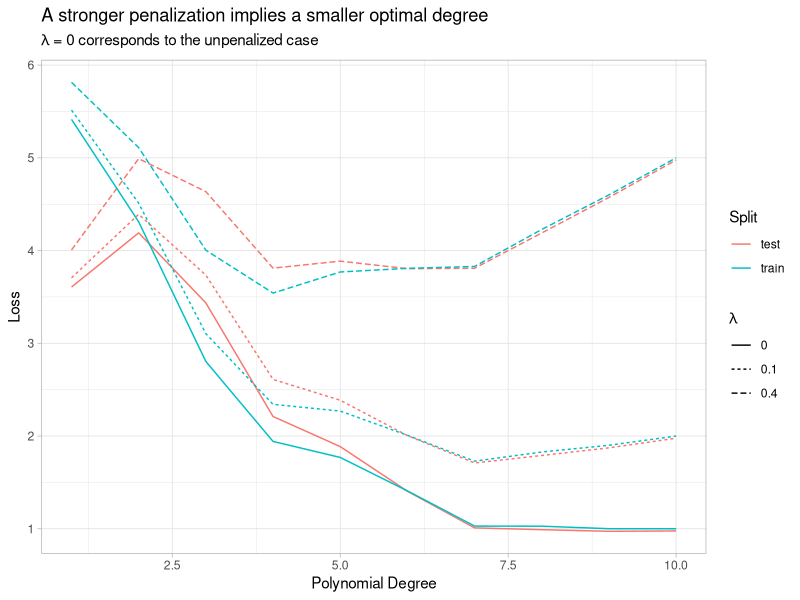
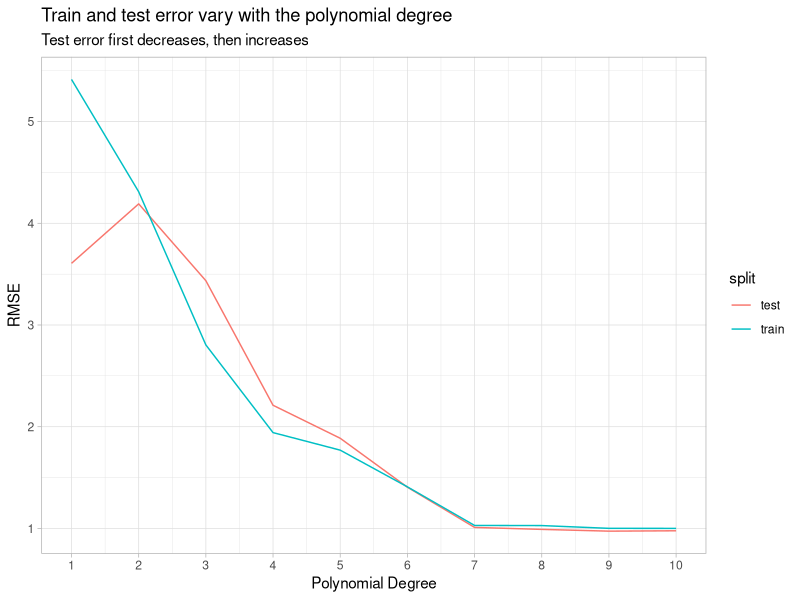
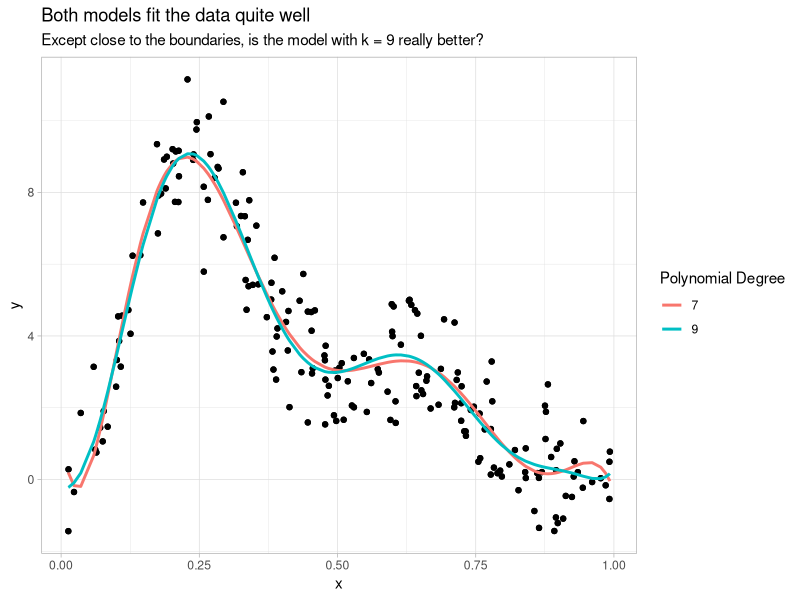
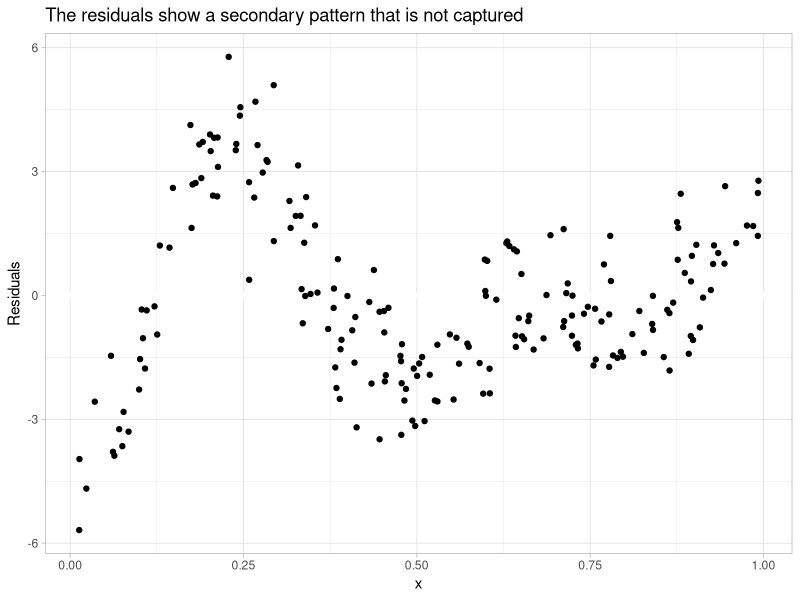
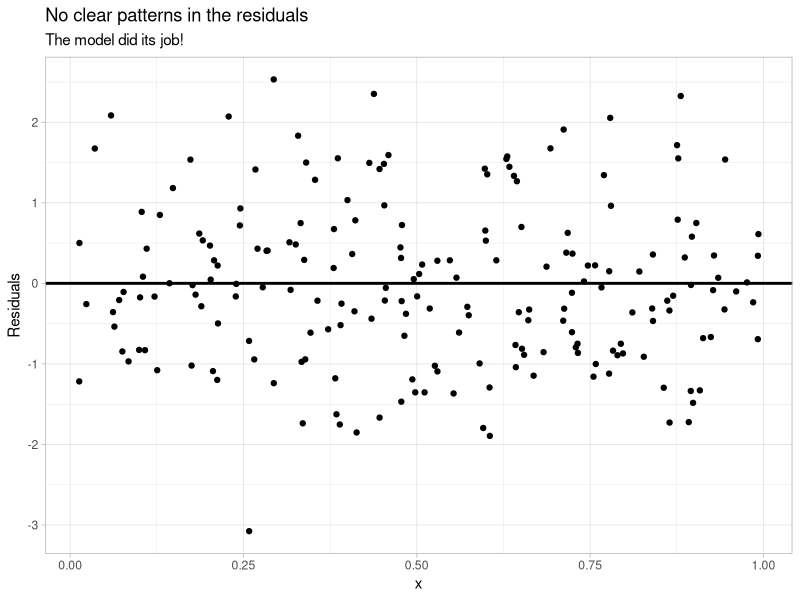
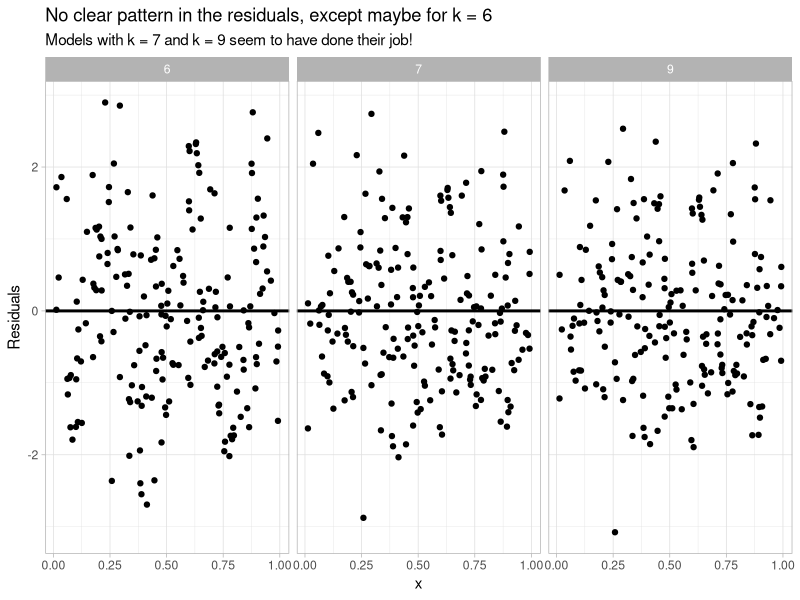

These figures' R source, in order:
# HW8: Fit different polynomial models
#
# 1. Load the `readr` and `dplyr` package.
#    Read in the file at `"data/polyfit.tsv"` and add an `id` column that
#    contains each row's number and assign the resulting tibble to variable
#    `data_with_id`.
#    To do so, you can do the following:
#    - read in the file at `"data/polyfit.tsv"` using `read_tsv`,
#    - call `mutate()` to create the `id` column using the `row_numbers()`
#      function.
#    `data_with_id` should print to:
#    # A tibble: 200 x 3
#    x      y    id
#    <dbl>  <dbl> <int>
#    1 0.897  0.855     1
#    2 0.266  7.79      2
#    3 0.372  4.52      3
#    4 0.573  3.08      4
#    5 0.908 -1.09      5
#    6 0.202  9.20      6
#    7 0.898 -1.21      7
#    8 0.945  1.63      8
#    9 0.661  2.75      9
#    10 0.629  4.98     10
#    # … with 190 more rows
## Do not modify this line!
library(tidyverse)
library(readr)
library(dplyr)
data_with_id = read_tsv('data/polyfit.tsv')
data_with_id = data_with_id %>% mutate(id = row_number())
# 2. We will now separate the data into two datasets: the train dataset and the
#    validation dataset. The train dataset will be used to fit linear models
#    to our data and the validation dataset will be used to compute the root
#    mean square error (RMSE) and assess the model's ability to generalize to
#    unseen data (unseen in the sense that the data points in the validation
#    dataset were not used to compute the optimal coefficients of the fitted
#    model).
#    To create these datasets, do the following:
#    - first, set the random seed to `0` using `set.seed()` to reproduce
#      identical deterministic results in the following, and save the seed to
#      a vector `seed` using `seed <- .Random.seed`,
#    - then, compute the `train_data` tibble by (randomly!) sampling 80 % of
#      the data in `data_with_id` and add a `split` column containing the
#      string value `"train"` for all rows. To do so, you can:
#          - use `sample_frac()` to shuffle the data and keep only 80 % of the
#          rows,
#          - then use `mutate()` to create the constant `split` column with
#          value `"train"` for all rows
#    - then, compute the `test_data` tibble, containing all the remaining data
#      (20 % of the original rows) and a `split` column with constant value
#      `"test"`. The `id` column computed in question 3. now comes in handy.
#      You can do the following:
#          - start with `data_with_id`,
#          - use `anti_join` on the `train_data` tibble by the `id` key to keep
#            only rows that have `id`s not in `train_data`'s `id`s,
#          - then use `mutate()` to create the constant `split` column with
#            value `"test"` for all rows
#    - finally, concatenate `train_data` and `test_data` row-wise, in this
#      order, and assign the resulting tibble to `all_data`. (you can use
#      `bind_rows()` to do so.)
#    `train_data` should print to:
#    # A tibble: 160 x 4
#    x     y    id split
#    <dbl> <dbl> <int> <chr>
#    1 0.605 1.58    180 train
#    2 0.861 0.180    53 train
#    3 0.347 5.42     74 train
#    4 0.732 1.34    113 train
#    5 0.741 1.94    179 train
#    6 0.724 1.64     40 train
#    7 0.391 4.21    175 train
#    8 0.191 8.99    183 train
#    9 0.454 2.96    127 train
#    10 0.640 4.72    121 train
#    # … with 150 more rows
#    `test_data` should print to:
#    # A tibble: 40 x 4
#    x      y    id split
#    <dbl>  <dbl> <int> <chr>
#    1 0.897  0.855     1 test
#    2 0.908 -1.09      5 test
#    3 0.992  0.495    19 test
#    4 0.380  5.01     20 test
#    5 0.935  0.205    22 test
#    6 0.267 10.1      26 test
#    7 0.382  3.57     29 test
#    8 0.870  0.207    30 test
#    9 0.477  3.32     49 test
#    10 0.732  1.22     50 test
#    # … with 30 more rows
#    `all_data` should print to:
#    # A tibble: 200 x 4
#    x     y    id split
#    <dbl> <dbl> <int> <chr>
#    1 0.605 1.58    180 train
#    2 0.861 0.180    53 train
#    3 0.347 5.42     74 train
#    4 0.732 1.34    113 train
#    5 0.741 1.94    179 train
#    6 0.724 1.64     40 train
#    7 0.391 4.21    175 train
#    8 0.191 8.99    183 train
#    9 0.454 2.96    127 train
#    10 0.640 4.72    121 train
#    # … with 190 more rows
## Do not modify this line!
set.seed(0)
seed <- .Random.seed

train_data = data_with_id %>% sample_frac(0.8) %>%
  mutate(split = 'train')

test_data = data_with_id %>% anti_join(train_data, by = 'id') %>%
  mutate(split = 'test')
all_data = bind_rows(train_data,test_data)


# 3. Load the `modelr` package.
#    Fit a quadratic model to the `train_data` and assign the result to
#    `model_quad`.
#    You should use `lm()` and the `poly()` function, setting its `degree` to
#    `2`.
#    Add the residuals of `model_quad` to `all_data` using `add_residuals()`
#    and assign the resulting tibble to `data_with_quad_resid`.
#    `data_with_quad_resid` should print to:
#     # A tibble: 200 x 5
#     x     y    id split  resid
#     <dbl> <dbl> <int> <chr>  <dbl>
#     1 0.605 1.58    180 train -2.03
#     2 0.861 0.180    53 train -0.255
#     3 0.347 5.42     74 train  0.338
#     4 0.732 1.34    113 train -0.910
#     5 0.741 1.94    179 train -0.197
#     6 0.724 1.64     40 train -0.713
#     7 0.391 4.21    175 train -0.743
#     8 0.191 8.99    183 train  3.85
#     9 0.454 2.96    127 train -1.73
#     10 0.640 4.72    121 train  1.44
#     # … with 190 more rows
## Do not modify this line!
library(modelr)
model_quad = lm(y~poly(x,2,raw = TRUE),data = train_data)
data_with_quad_resid = all_data %>% add_residuals(model_quad)

# 4. Load the `ggplot2` package.
#    Use `theme_set()` to set the theme to `theme_light()`.
#     It will automatically apply `theme_light()` to every plot you draw.
#    Generate a residual scatter plot (the x-axis should be `x` and the y-axis
#    should be `resid`) with a horizontal line of equation `resid = 0` and
#    assign it to `quad_resid_plot`.
#    To do so, you should do the following:
#    - call `ggplot()` on `data_with_quad_resid` using the `x` and `resid`
#      columns
#    - add a horizontal line at 0 (using `geom_ref_line()` for example),
#    - add a call to `geom_point()` to add the residuals
#    - use `labs()` to set the following labels:
#      - `y = "Residuals"`,
#      - `title = "The residuals show a secondary pattern that is not captured"`
#    - assign the result to `quad_resid_plot`
#    You should notice that the residuals are visibly not independent of
#    another, and that there is a clear pattern in their distribution according
#    to `x` that is far from uniform noise around 0.
#    We will find a better model to fit the data to capture this pattern in the
#    following.
## Do not modify this line!
library(ggplot2)
theme_set(theme_light())

quad_resid_plot = ggplot(data_with_quad_resid, aes(x,resid)) +
  geom_ref_line(h = 0) +geom_point() +
  labs(y = "Residuals",
       title = "The residuals show a secondary pattern that is not captured")


# 5. Load the `purrr` and `tidyr` package.
#    Create a `my_model()` function that takes in an argument `k` and returns a
#    fitted linear model on top of polynomials of `x` up to degree `k` with
#    respect to `y`, on the `train_data`.
#    You can use `lm()` and `poly(x, k, raw = TRUE)`
#    Then generate a tibble containing the entire original data, as well as
#    predictions and residuals for `k`-degree polynomial models for `k`
#    between 1 and 10 (both included).
#    To do so, you can:
#    - create a tibble with a column `k = 1:10`,
#    - add a `model` column containing the `k` order model (computed using
#      `map()` and `my_model()`) using `mutate()`,
#    - add a `data` column that contains the data, predictions and residuals
#      for the model of the same row, computed using `map()`,
#      `add_predictions()` and `add_residuals()` - using `mutate()` again,
#    - unnest the `data` column using `unnest()`
#    - keep all columns except for `model` using `select()`
#    `model_pred_resid` should print to:
#     # A tibble: 2,000 x 7
#            k     x     y    id split  pred    resid
#        <int> <dbl> <dbl> <int> <chr> <dbl>    <dbl>
#      1     1 0.605 1.58    180 train  2.84 -1.26
#      2     1 0.861 0.180    53 train  1.19 -1.01
#      3     1 0.347 5.42     74 train  4.50  0.920
#      4     1 0.732 1.34    113 train  2.02 -0.680
#      5     1 0.741 1.94    179 train  1.96 -0.0235
#      6     1 0.724 1.64     40 train  2.07 -0.436
#      7     1 0.391 4.21    175 train  4.22 -0.00553
#      8     1 0.191 8.99    183 train  5.50  3.49
#      9     1 0.454 2.96    127 train  3.81 -0.857
#     10     1 0.640 4.72    121 train  2.61  2.10
#     # … with 1,990 more rows
## Do not modify this line!
library(purrr)
library(tidyr)
my_model = function(k){
  lm(y~poly(x, k, raw = TRUE),data=train_data)
}

model_pred_resid = tibble(k = 1:10) %>%
  mutate(model = map(k,my_model)) %>% 
  mutate(data = map(model,~all_data%>%
                      add_predictions(.x)%>%
                      add_residuals(.x)))%>%
  unnest(data)%>%
  select(-model)
           
        

# 6. Create a function `mse` that computes the Mean Squared Error between two
#    vectors `y` and `pred`.
#    Create a tibble `model_mse` that contains the MSE for each of the
#    polynomial models, on each split (`train` and `test`).
#    To do so, you can:
#    - group `model_pred_resid` by `split` and `k` using `group_by()`,
#    - compute the MSE on each group using `mse()` and `summarize()`
#    `model_mse` should print to:
#     # A tibble: 20 x 3
#     # Groups:   split [2]
#        split     k   mse
#        <chr> <int> <dbl>
#      1 test      1 5.42
#      2 test      2 4.73
#      3 test      3 2.81
#      4 test      4 1.90
#      5 test      5 1.82
#      6 test      6 1.36
#      7 test      7 1.02
#      8 test      8 1.04
#      9 test      9 0.992
#     10 test     10 0.994
#     11 train     1 4.97
#     12 train     2 4.17
#     13 train     3 2.95
#     14 train     4 2.01
#     15 train     5 1.78
#     16 train     6 1.42
#     17 train     7 1.02
#     18 train     8 1.01
#     19 train     9 0.987
#     20 train    10 0.987
## Do not modify this line!

mse<-function(y,pred){
  mean((y-pred) ^ 2)
}

model_mse<-
  model_pred_resid%>%
  group_by(split,k)%>%
  summarise(mse=mse(y,pred))

# 7. Create a plot showing how the train and test error vary with the
#    polynomial degree of the fitted model and assign it to variable
#    `plot_mse`.
#    To do so, you can do the following - in the same order:
#    - call `ggplot()` on `model_mse` with aesthetic containing `k` for
#      x-values, `mse` for y-values and color by `split`
#    - add a line plot  using `geom_line()`,
#    - enforce the x-axis to show ticks at integer values from 1 to 10
#      using `scale_x_continuous()` and setting its `breaks` argument to
#     `1:10`,
#    - use `labs()` to add the following labels:
#      - `x = "Polynomial Degree"`,
#      - `y = "RMSE"`,
#      - `title = "Train and test error vary with the polynomial degree"`,
#      - `subtitle = "Test error first decreases, then increases"`
## Do not modify this line!

plot_mse<-
  ggplot(model_mse,aes(k,mse,color=split))+
  geom_line()+
  scale_x_continuous(breaks=1:10)+
  labs(x = "Polynomial Degree",
       y = "RMSE",
       title = "Train and test error vary with the polynomial degree",
       subtitle = "Test error first decreases, then increases")+
  theme_light()

# 8. Find the degree with the smallest validation error and assign it to
#    variable `best_deg`.
#    To do so you can modify `model_mse` and do the following:
#    - filter only the rows containing validation errors and in which the
#      error is equal to the minimum error using `filter()` on the `split`
#      column to keep the errors on the validation set,
#    - filter on `mse` column, with `min()` used in the filtering condition
#      on `mse`,
#    - then, keep only the value of `k` using `pull()`
## Do not modify this line!

best_deg = model_mse %>% filter(split == 'test') %>%
  filter(mse == min(mse)) %>% pull(k)

# 9. Generate a `residual_plot` figure by plotting the residuals of the best
#    polynomial model in terms of lowest test error with a horizontal reference
#    line at 0.
#    To do so you can:
#    - filter on `k` to keep only residuals for `k == best_deg` using
#      `filter()` on `model_pred_resid`,
#    - call `ggplot()` with `x` on the x-axis and `resid` on the y-axis,
#    - add points using `geom_point()`,
#    - add a horizontal line at 0 using `geom_hline()` (make its size be 1),
#    - use `labs()` to add the following labels:
#      - `y = "Residuals"`,
#      - `title = "No clear pattern in the residuals"`,
#      - `subtitle = "The model did its job!"`
## Do not modify this line!
residual_plot<-
  model_pred_resid%>%
  filter(k==best_deg)%>%
  ggplot(aes(x,resid))+
  geom_point()+
  geom_hline(yintercept=0,size=1)+
  labs(y = "Residuals",
       title = "No clear patterns in the residuals",
       subtitle = "The model did its job!")




# 10. Generate a scatter plot of all the data with two models - the best degree
#     and `k=7` - overlayed as lines and assign it to variable
#     `prediction_plot`.
#     To do so, you can:
#     - filter on `k` to keep only residuals for the two models using
#       `filter()` on `model_pred_resid`,
#     - transform `k` to a factor column using `mutate()` and `factor()`,
#     - call `ggplot()` with the aesthetic `x = x` and `y = y`,
#     - add the scatter plot with `geom_point()`,
#     - add the prediction line with a new aesthetic with `y = pred` and
#       `color = k`, with lines of `size = 1` using `geom_line()`
#     - use `labs()` to add the following labels:
#      - `color = "Polynomial Degree"`,
#      - `title = "Both models fit the data quite well"`,
#      - `subtitle = "Except close to the boundaries, is the model with k = 9 really better?"`
## Do not modify this line!


prediction_plot<-
  model_pred_resid%>%
  filter(k==7|k==9)%>%
  mutate(k=factor(k))%>%
  ggplot(aes(x,y))+
  geom_point()+
  geom_line(aes(y=pred,color=k),size=1)+
  labs(color = "Polynomial Degree",
       title = "Both models fit the data quite well",
       subtitle = "Except close to the boundaries, is the model with k = 9 really better?")

# 11. We want to force the model to choose the smallest degree possible
#     among the models that have similar performances.
#     Create a function `mse_penalized()` with arguments `y`, `pred`, `k` and
#     `lambda` (`lambda` should have a default value of `0`) to compute a
#     penalized MSE that adds returns the `MSE(y,pred) + lambda * k`.
#     You can assume that `k` is an integer, and that `y` and `pred`
#     are numeric vectors of same length.
#     To calculate the MSE, you can calculate the mean of the squared difference.
#     Then, create a function `my_mse_penalized()` with arguments `df`, `k` and
#     `lambda` that returns a tibble with two columns:
#     - `loss` should contain the output of `mse_penalized()` computed
#       on the `y` and `pred` columns of `df`, and `k` and `lambda`,
#     - `lambda` should contain the value of `lambda`
#     You can assume that `df` is a dataframe containing two columns `y` and
#     `pred` of same length.
#     Use `my_mse_penalized()` to create a tibble `model_mse_penalized` from
#     `model_pred_resid` with values of the penalized penalized for each value
#     of `k`, as well as for each value of `lambda` in `(0, 0.1, 0.4)`.
#     To do so, you can:
#     - group `model_pred_resid` by `k` and `split`,
#     - nest the groups using `nest()`,
#     - add an `errors` column using `map()` on `data` to apply
#       `my_mse_penalized()` with the values of `lambda` given above and the
#       value of `k` of each group, using `mutate()`,
#     - unnest `errors` using `unnest()`,
#     - keep all columns except `data` using `select()`
#     `model_mse_penalized` should print to:
#     # A tibble: 60 x 4
#     # Groups:   k, split [20]
#            k split  loss lambda
#        <int> <chr> <dbl>  <dbl>
#      1     1 train  4.97    0
#      2     1 train  5.07    0.1
#      3     1 train  5.37    0.4
#      4     1 test   5.42    0
#      5     1 test   5.52    0.1
#      6     1 test   5.82    0.4
#      7     2 train  4.17    0
#      8     2 train  4.37    0.1
#      9     2 train  4.97    0.4
#     10     2 test   4.73    0
#     # … with 50 more rows
## Do not modify this line!

mse_penalized = function(y,pred,k,lambda = 0){
  mse(y,pred) + lambda*k
}

my_mse_penalized = function(df,k,lambda){
  tibble(loss = mse_penalized(df$y,df$pred,k,lambda),lambda = lambda)
}



model_mse_penalized = model_pred_resid %>% group_by(k,split) %>%
  nest() %>% 
  mutate(error = map(data,my_mse_penalized,k,lambda = c(0, 0.1, 0.4))) %>%
  unnest(error) %>%
  select(-data)

# 12. Create a `mse_penalized_plot` from `model_mse_penalized` that shows the
#     variation of the `loss` with `k` for each value of `lambda` on each
#     `split`.
#     To do so, you can:
#     - transform the `lambda` column of `model_mse_penalized` to a factor
#       column,
#     - call `ggplot()` with an aesthetic that maps `k` to the x-axis, `loss`
#       to the y-axis, `split` to the color and `lambda` to `linetype`,
#     - add lines using `geom_line()`,
#     - use `labs()` to add the following labels:
#      - `color = "Split"``,
#      - `x = "Polynomial Degree"``,
#      - `y = "Loss"`,
#      - `linetype = expression(lambda)`,
#      - `title = "A stronger penalization implies a smaller optimal degree"`,
#      - `subtitle = "expression(paste(lambda, " = 0 corresponds to the unpenalized case"))"`.
## Do not modify this line!

mse_penalized_plot<-
  model_mse_penalized%>%
  mutate(lambda=factor(lambda))%>%
  ggplot(aes(x=k,y=loss,color=split,linetype=lambda))+
  geom_line()+
  labs(color = "Split",
       x = "Polynomial Degree",
       y = "Loss",
       linetype = expression(lambda),
       title = "A stronger penalization implies a smaller optimal degree",
       subtitle = expression(paste(lambda, " = 0 corresponds to the unpenalized case")))+
  theme_light()

# 13. Find the best degree according to penalized loss on the `test` split for
#     each value of the penalization parameter (`lambda`, which is in
#     `(0, 0.1, 0.4)`) and assign the tibble containing rows from
#     `model_mse_penalized` with the best degree to `best_deg_penalized`.
#     To do so, you can:
#     - keep only the `test` rows of `model_mse_penalized` using `filter()`,
#     - group the result by `lambda` using `group_by()`,
#     - keep only the rows with minimal loss using `filter()` and `min()`
#     Join `best_deg_penalized` to `model_pred_resid` to keep the data,
#     predictions and residuals for the polynomial models of degrees selected
#     by the penalized models and assign the resulting tibble to
#     `model_pred_resid_best`.
#     To do so, you can:
#     - left join `best_deg_penalized` to `model_pred_resid_best` on `k`,
#     - remove NA values using `drop_na()`
#     `best_deg_penalized` should print to:
#     # A tibble: 3 x 4
#     # Groups:   lambda [3]
#           k split  loss lambda
#       <int> <chr> <dbl>  <dbl>
#     1     4 test  3.50     0.4
#     2     7 test  1.72     0.1
#     3     9 test  0.992    0
#     `model_pred_resid_best` should print to:
#     # A tibble: 600 x 10
#            k     x     y    id split.x  pred   resid split.y  loss lambda
#        <int> <dbl> <dbl> <int> <chr>   <dbl>   <dbl> <chr>   <dbl>  <dbl>
#      1     4 0.605 1.58    180 train    2.25 -0.675  test     3.50    0.4
#      2     4 0.861 0.180    53 train    1.26 -1.08   test     3.50    0.4
#      3     4 0.347 5.42     74 train    6.37 -0.944  test     3.50    0.4
#      4     4 0.732 1.34    113 train    1.69 -0.347  test     3.50    0.4
#      5     4 0.741 1.94    179 train    1.67  0.265  test     3.50    0.4
#      6     4 0.724 1.64     40 train    1.70 -0.0656 test     3.50    0.4
#      7     4 0.391 4.21    175 train    5.55 -1.34   test     3.50    0.4
#      8     4 0.191 8.99    183 train    7.38  1.62   test     3.50    0.4
#      9     4 0.454 2.96    127 train    4.36 -1.40   test     3.50    0.4
#     10     4 0.640 4.72    121 train    2.00  2.71   test     3.50    0.4
#     # … with 590 more rows
## Do not modify this line!

best_deg_penalized<-
  model_mse_penalized%>%
  filter(split=="test")%>%
  group_by(lambda)%>%
  filter(loss==min(loss))

model_pred_resid_best<-
  model_pred_resid%>%
  left_join(best_deg_penalized,by="k")%>%
  drop_na()

# 14. Generate residual plots for the three different values of `k` retained
#     by the penalized criterion with reference lines at 0 and assign the plot
#     to `residual_plot_best`.
#     To do so, you can:
#     - use `ggplot()` on `model_pred_resid_best`, with `x` on the x-axis and
#       `"Residuals"` on the y-axis
#     - add points using `geom_point()`,
#     - add a horizontal line at 0 using `geom_hline()` (make its size be 1),
#     - facet the plot by `k` using `facet_wrap()`
#     - use `labs()` to add the following labels:
#       - `y = "Residuals"`,
#       - `title = "No clear pattern in the residuals, except maybe for k = 6"`,
#       - `subtitle = "Models with k = 7 and k = 9 seem to have done their job!"`
#
## Do not modify this line!



residual_plot_best<-
  ggplot(model_pred_resid_best,aes(x,resid))+
  geom_point()+
  geom_hline(yintercept = 0,size=1)+
  facet_wrap(.~k)+
  labs(
    y = "Residuals",
    title = "No clear pattern in the residuals, except maybe for k = 6",
    subtitle = "Models with k = 7 and k = 9 seem to have done their job!" )+
  theme_light()

